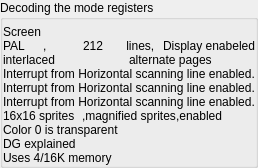
      <widget class="QGroupBox" name="groupBox_dec_Mode">
       <property name="title">
        <string>Decoding the mode registers</string>
       </property>
       <layout class="QVBoxLayout" name="verticalLayout_2">
        <property name="spacing">
         <number>0</number>
        </property>
        <property name="leftMargin">
         <number>0</number>
        </property>
        <property name="topMargin">
         <number>5</number>
        </property>
        <property name="rightMargin">
         <number>0</number>
        </property>
        <property name="bottomMargin">
         <number>0</number>
        </property>
        <item>
         <widget class="InteractiveLabel" name="label_dec_m">
          <property name="toolTip">
           <string>Screen mode</string>
          </property>
          <property name="text">
           <string>Screen</string>
          </property>
         </widget>
        </item>
        <item>
         <layout class="QHBoxLayout" name="horizontalLayout">
          <property name="spacing">
           <number>0</number>
          </property>
          <item>
           <widget class="InteractiveLabel" name="label_dec_nt">
            <property name="text">
             <string>PAL</string>
            </property>
           </widget>
          </item>
          <item>
           <widget class="QLabel" name="label_dec_nt2">
            <property name="sizePolicy">
             <sizepolicy hsizetype="Preferred" vsizetype="Preferred">
              <horstretch>0</horstretch>
              <verstretch>0</verstretch>
             </sizepolicy>
            </property>
            <property name="text">
             <string>,</string>
            </property>
           </widget>
          </item>
          <item>
           <widget class="InteractiveLabel" name="label_dec_ln">
            <property name="text">
             <string>212</string>
            </property>
           </widget>
          </item>
          <item>
           <widget class="QLabel" name="label_dec_ln2">
            <property name="text">
             <string> lines, </string>
            </property>
           </widget>
          </item>
          <item>
           <widget class="InteractiveLabel" name="label_dec_bl">
            <property name="text">
             <string>Display enabeled</string>
            </property>
           </widget>
          </item>
         </layout>
        </item>
        <item>
         <layout class="QHBoxLayout" name="horizontalLayout_2">
          <item>
           <widget class="InteractiveLabel" name="label_dec_il">
            <property name="text">
             <string>interlaced</string>
            </property>
           </widget>
          </item>
          <item>
           <widget class="InteractiveLabel" name="label_dec_eo">
            <property name="text">
             <string>alternate pages</string>
            </property>
           </widget>
          </item>
         </layout>
        </item>
        <item>
         <widget class="InteractiveLabel" name="label_dec_ie2">
          <property name="text">
           <string>Interrupt from Horizontal scanning line enabled.</string>
          </property>
         </widget>
        </item>
        <item>
         <widget class="InteractiveLabel" name="label_dec_ie0">
          <property name="text">
           <string>Interrupt from Horizontal scanning line enabled.</string>
          </property>
         </widget>
        </item>
        <item>
         <widget class="InteractiveLabel" name="label_dec_ie1">
          <property name="text">
           <string>Interrupt from Horizontal scanning line enabled.</string>
          </property>
         </widget>
        </item>
        <item>
         <layout class="QHBoxLayout" name="horizontalLayout_3">
          <item>
           <widget class="InteractiveLabel" name="label_dec_si">
            <property name="text">
             <string>16x16 sprites</string>
            </property>
           </widget>
          </item>
          <item>
           <widget class="InteractiveLabel" name="label_dec_mag">
            <property name="text">
             <string>,magnified sprites</string>
            </property>
           </widget>
          </item>
          <item>
           <widget class="InteractiveLabel" name="label_dec_spd">
            <property name="text">
             <string>,enabled</string>
            </property>
           </widget>
          </item>
         </layout>
        </item>
        <item>
         <widget class="InteractiveLabel" name="label_dec_tp">
          <property name="text">
           <string>Color 0 is transparent</string>
          </property>
         </widget>
        </item>
        <item>
         <widget class="InteractiveLabel" name="label_dec_dg">
          <property name="text">
           <string>DG explained</string>
          </property>
         </widget>
        </item>
        <item>
         <widget class="InteractiveLabel" name="label_dec_416K">
          <property name="text">
           <string>Uses 4/16K memory</string>
          </property>
         </widget>
        </item>
       </layout>
      </widget>
